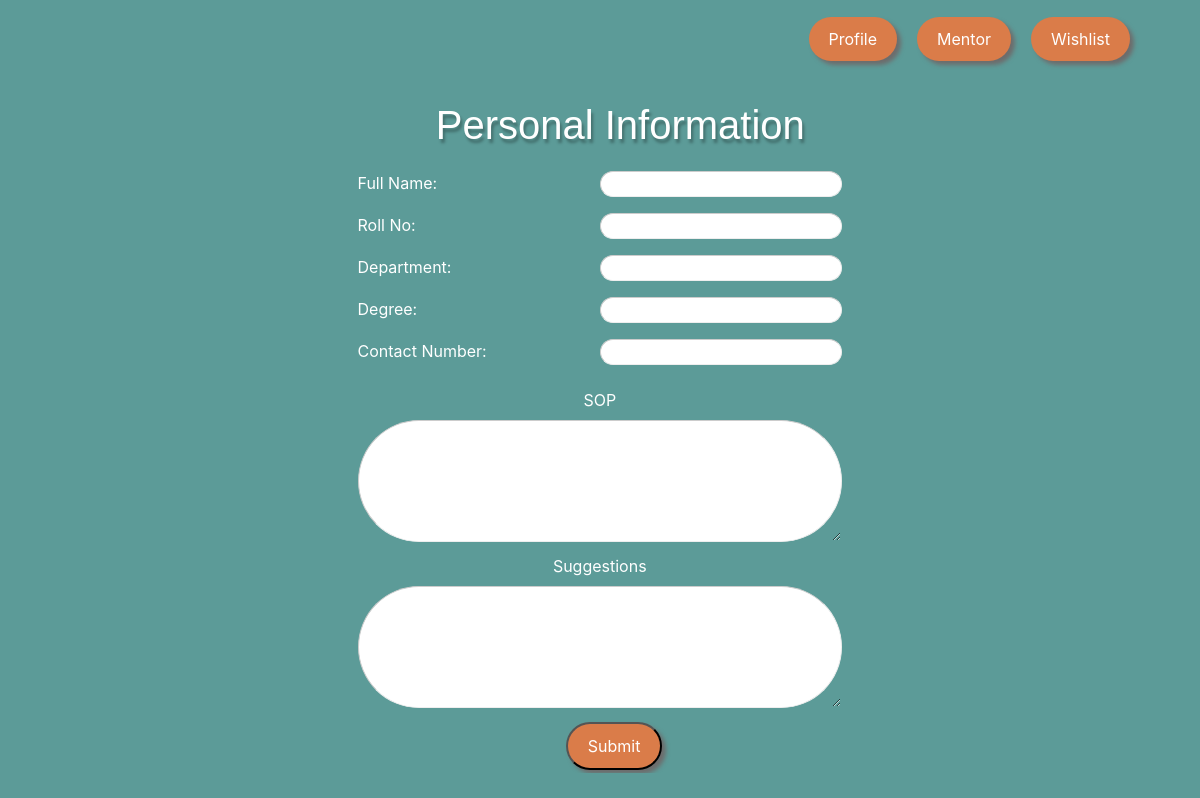
Page /test (signed in) on the earlier database version.
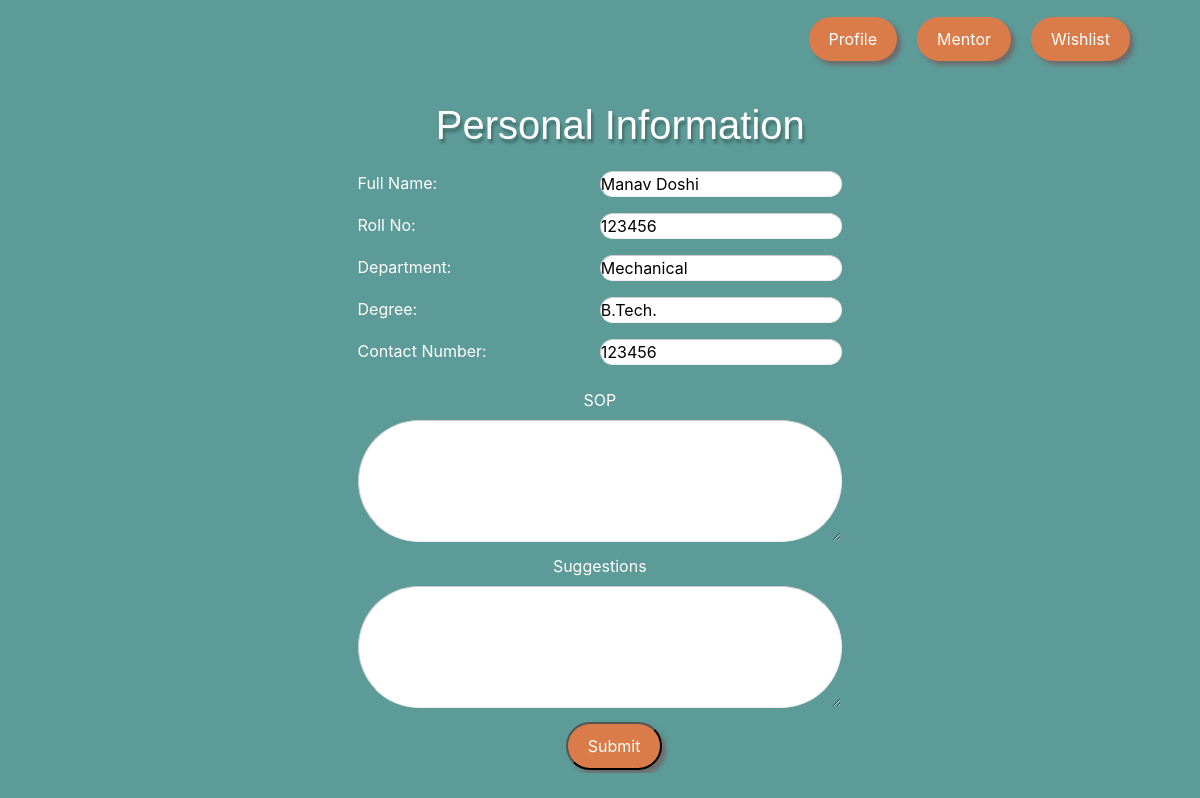
Same page on the later database version.
### registration/models.py (models this page shows)
class Profile(models.Model):
    user = models.OneToOneField(User, on_delete=models.CASCADE)
    otp = models.CharField(max_length=6)
    password = models.CharField(max_length=20)
    fullname = models.CharField(max_length=100, blank=True)
    rollno = models.CharField(max_length=100, blank=True)
    department = models.CharField(max_length=100, blank=True)
    degree = models.CharField(max_length=100, blank=True)
    contactno = models.CharField(max_length=100, blank=True)
    sop = models.CharField(max_length=500, blank=True)
    suggestions = models.CharField(max_length=500, blank=True)
    pref_1 = models.OneToOneField(
        Mentor, blank=True, null=True, on_delete=models.CASCADE, related_name='pref1')
    pref_2 = models.OneToOneField(
        Mentor, blank=True, null=True, on_delete=models.CASCADE, related_name='pref2')
    pref_3 = models.OneToOneField(
        Mentor, blank=True, null=True, on_delete=models.CASCADE, related_name='pref3')
    pref_4 = models.OneToOneField(
        Mentor, blank=True, null=True, on_delete=models.CASCADE, related_name='pref4')
    pref_5 = models.OneToOneField(
        Mentor, blank=True, null=True, on_delete=models.CASCADE, related_name='pref5')

### registration/views.py (the view)
# urls.py: path('test', views.test, name="test"),
def test(request):
    profile = Profile.objects.get(user=request.user)
    return render(request, 'personal_info.html', {'profile': profile})

### templates/personal_info.html (shortened to what this page needs)
{% load static %}
<!DOCTYPE html>
<html>
<head>
  <link rel="stylesheet" href="https://cdn.jsdelivr.net/npm/bootstrap@4.6.0/dist/css/bootstrap.min.css"
>
  <link rel="stylesheet" href="{% static 'style.css' %}" />
  <link rel="stylesheet" href="{% static 'personal_info.css' %}" />
</head>
<body>
  <div class="container-fluid">
    <div class="mininav">
      <ul>
        <li>Profile</li>
        <li>Mentor</li>
        <li>Wishlist</li>
      </ul>
    </div>
    <div class="form-area">
      <div class="header text-center" style="width:75%">
        <h1 class="text-center">
          Personal Information
        </h1>
      </div>
      <div class="form-container" style="padding-right: 20%;">
        <form action="personal_info_add" method="post">
          <div class="pinfo align-items-center">
            <div class="pinfo-constituents">
              <label class="desc" id="title1" for="Field1">Full Name:</label>
              <input id="Field1" name="Field1" type="text" class="field text fn" value="{{profile.fullname}}" size="8"
                tabindex="1">
            </div>
            <div class="pinfo-constituents">
              <label class="desc" id="title2" for="Field2">Roll No:</label>
              <input id="Field2" name="Field2" type="text" class="field text fn" value="{{profile.rollno}}" size="8"
                tabindex="1">
            </div>
            <div class="pinfo-constituents">
              <label class="desc" id="title3" for="Field3">Department:</label>
              <input id="Field3" name="Field3" type="text" class="field text fn" value="{{profile.department}}" size="8"
                tabindex="1">
            </div>
            <div class="pinfo-constituents">
              <label class="desc" id="title4" for="Field4">Degree:</label>
              <input id="Field4" name="Field4" type="text" class="field text fn" value="{{profile.degree}}" size="8"
                tabindex="1">
            </div>
            <div class="pinfo-constituents">
              <label class="desc" id="title5" for="Field5">Contact Number:</label>
              <input id="Field5" name="Field5" type="text" class="field text fn" value="{{profile.contactno}}" size="8"
                tabindex="1">
            </div>
          </div>
          <div>
            <div class="text-center">
              <label class="desc" id="title6" for="Field6">
                SOP
              </label>
            </div>
            <div>
              <textarea id="Field6" name="Field6" spellcheck="true" rows="5" cols="30" tabindex="4"
                value="{{profile.sop}}"></textarea>
            </div>
          </div>
          <div>
            <div class="text-center">
              <label class="desc" id="title7" for="Field7" value="{{profile.suggestions}}">
                Suggestions
              </label>
            </div>
            <div>
              <textarea id="Field7" name="Field7" spellcheck="true" rows="5" cols="30" tabindex="4"></textarea>
            </div>
          </div>
          <div class="text-center" style="padding-left:10px">
            <button type="submit" class="submit-button">
              Submit
            </button>
          </div>
        </form>
      </div>
    </div>
  </div>
</body>
</html>

### static/style.css (style rules this page uses)
* { padding: 0; margin: 0; font-family: -apple-system, BlinkMacSystemFont, 'Segoe UI', Roboto, Oxygen, Ubuntu, Cantarell, 'Open Sans', 'Helvetica Neue', sans-serif; }
body { overflow-x: hidden; background-color: transparent !important; background-repeat: no-repeat; background-attachment: fixed; background: #5c9b98 !important; }
.mininav ul { display: flex; list-style-type: none; position: absolute; right: 60px; top: 15px; }
.mininav li { padding: 10px 20px; margin: 2px 10px; background-color: #da7c49; border-radius: 9999px; color: white; box-shadow: 4px 4px 4px #6d6c6c; }
.submit-button { padding: 10px 20px !important; margin: 2px 10px; margin-left: 25% ; background-color: #da7c49; border-radius: 9999px; color: white; box-shadow: 4px 4px 4px #6d6c6c; }
h1 { font-family: Verdana, Geneva, sans-serif; margin-top: 0; }

### static/personal_info.css (style rules this page uses)
* { -webkit-box-sizing: border-box; -moz-box-sizing: border-box; box-sizing: border-box; }
.pinfo-constituents { margin: 5px 0px; }
.header { margin-left: 15%; margin-bottom: 2%; text-shadow: 2px 4px 3px rgba(0,0,0,0.3); }
.form-area { margin-top: 10%; }
body { padding: 20px 15%; background-color: #5c9b98; color: white; font-family: 'Source Sans Pro','Roboto', sans-serif; }
form > div { clear: both; overflow: hidden; padding: 1px; margin: 0 0 10px 0; }
form > div > div, form > div > fieldset > div { width: 75%; float: right; }
input[type=text], input[type=email], input[type=url], input[type=password], textarea { width: 100%; border-top: 1px solid #ccc; border-left: 1px solid #ccc; border-right: 1px solid #eee; border-bottom: 1px solid #eee; float: right; border-radius: 9999px; }
input[type=text], input[type=email], input[type=url], input[type=password] { width: 50%; }
.submit-button { padding: 10px 20px; margin: 2px 10px; background-color: #da7c49; border-radius: 9999px; color: white; box-shadow: 4px 4px 4px #6d6c6c; padding-left: 10%; margin-left: 30%; }

Differences in the rows shown:
changed Profile: Field1 (not shown) → "Manav Doshi"; Field2 (not shown) → "123456"; Field3 (not shown) → "Mechanical"; Field4 (not shown) → "B.Tech."; Field5 (not shown) → "123456"; suggestions empty → "abc" (drawn)
